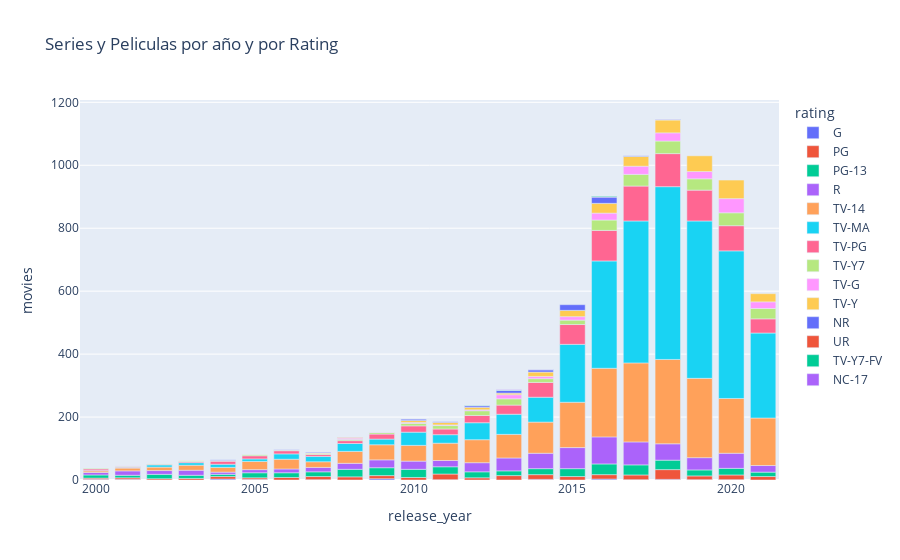

Notebook cell for this chart:
### Code cell
fig = px.bar(df_release_rating, x='release_year', y='movies', color='rating', title='Series y Peliculas por año y por Rating')
fig.show()

### Figure 1 — Plotly figure (JSON) as saved in the notebook; plotly's stock layout.template omitted (floating-point values rounded to 4 significant figures)
{"data": [{"alignmentgroup": "True", "hovertemplate": "rating=G<br>release_year=%{x}<br>movies=%{y}<extra></extra>", "legendgroup": "G", "marker": {"color": "#636efa", "pattern": {"shape": ""}}, "name": "G", "offsetgroup": "G", "orientation": "v", "showlegend": true, "textposition": "auto", "type": "bar", "x": [2000, 2001, 2004, 2005, 2007, 2009, 2011, 2014, 2016, 2017, 2018, 2019, 2020], "xaxis": "x", "y": [2, 2, 3, 2, 1, 4, 1, 2, 3, 1, 2, 1, 1], "yaxis": "y"}, {"alignmentgroup": "True", "hovertemplate": "rating=PG<br>release_year=%{x}<br>movies=%{y}<extra></extra>", "legendgroup": "PG", "marker": {"color": "#EF553B", "pattern": {"shape": ""}}, "name": "PG", "offsetgroup": "PG", "orientation": "v", "showlegend": true, "textposition": "auto", "type": "bar", "x": [2000, 2001, 2002, 2003, 2004, 2005, 2006, 2007, 2008, 2009, 2010, 2011, 2012, 2013, 2014, 2015, 2016, 2017, 2018, 2019, 2020, 2021], "xaxis": "x", "y": [4, 5, 4, 5, 8, 5, 8, 10, 10, 10, 8, 18, 7, 14, 15, 11, 14, 15, 31, 12, 15, 11], "yaxis": "y"}, {"alignmentgroup": "True", "hovertemplate": "rating=PG-13<br>release_year=%{x}<br>movies=%{y}<extra></extra>", "legendgroup": "PG-13", "marker": {"color": "#00cc96", "pattern": {"shape": ""}}, "name": "PG-13", "offsetgroup": "PG-13", "orientation": "v", "showlegend": true, "textposition": "auto", "type": "bar", "x": [2000, 2001, 2002, 2003, 2004, 2005, 2006, 2007, 2008, 2009, 2010, 2011, 2012, 2013, 2014, 2015, 2016, 2017, 2018, 2019, 2020, 2021], "xaxis": "x", "y": [10, 8, 14, 10, 7, 16, 15, 15, 24, 25, 26, 23, 19, 15, 19, 25, 34, 32, 30, 19, 21, 14], "yaxis": "y"}, {"alignmentgroup": "True", "hovertemplate": "rating=R<br>release_year=%{x}<br>movies=%{y}<extra></extra>", "legendgroup": "R", "marker": {"color": "#ab63fa", "pattern": {"shape": ""}}, "name": "R", "offsetgroup": "R", "orientation": "v", "showlegend": true, "textposition": "auto", "type": "bar", "x": [2000, 2001, 2002, 2003, 2004, 2005, 2006, 2007, 2008, 2009, 2010, 2011, 2012, 2013, 2014, 2015, 2016, 2017, 2018, 2019, 2020, 2021], "xaxis": "x", "y": [8, 14, 12, 16, 7, 10, 12, 14, 19, 25, 26, 20, 29, 41, 49, 67, 86, 73, 52, 39, 48, 21], "yaxis": "y"}, {"alignmentgroup": "True", "hovertemplate": "rating=TV-14<br>release_year=%{x}<br>movies=%{y}<extra></extra>", "legendgroup": "TV-14", "marker": {"color": "#FFA15A", "pattern": {"shape": ""}}, "name": "TV-14", "offsetgroup": "TV-14", "orientation": "v", "showlegend": true, "textposition": "auto", "type": "bar", "x": [2000, 2001, 2002, 2003, 2004, 2005, 2006, 2007, 2008, 2009, 2010, 2011, 2012, 2013, 2014, 2015, 2016, 2017, 2018, 2019, 2020, 2021], "xaxis": "x", "y": [5, 9, 11, 16, 15, 26, 31, 18, 38, 48, 50, 55, 73, 75, 99, 144, 218, 251, 268, 252, 174, 151], "yaxis": "y"}, {"alignmentgroup": "True", "hovertemplate": "rating=TV-MA<br>release_year=%{x}<br>movies=%{y}<extra></extra>", "legendgroup": "TV-MA", "marker": {"color": "#19d3f3", "pattern": {"shape": ""}}, "name": "TV-MA", "offsetgroup": "TV-MA", "orientation": "v", "showlegend": true, "textposition": "auto", "type": "bar", "x": [2000, 2001, 2002, 2003, 2004, 2005, 2006, 2007, 2008, 2009, 2010, 2011, 2012, 2013, 2014, 2015, 2016, 2017, 2018, 2019, 2020, 2021], "xaxis": "x", "y": [1, 2, 7, 8, 10, 8, 17, 17, 25, 18, 42, 27, 54, 64, 79, 184, 341, 451, 549, 500, 469, 270], "yaxis": "y"}, {"alignmentgroup": "True", "hovertemplate": "rating=TV-PG<br>release_year=%{x}<br>movies=%{y}<extra></extra>", "legendgroup": "TV-PG", "marker": {"color": "#FF6692", "pattern": {"shape": ""}}, "name": "TV-PG", "offsetgroup": "TV-PG", "orientation": "v", "showlegend": true, "textposition": "auto", "type": "bar", "x": [2000, 2001, 2002, 2003, 2004, 2005, 2006, 2007, 2008, 2009, 2010, 2011, 2012, 2013, 2014, 2015, 2016, 2017, 2018, 2019, 2020, 2021], "xaxis": "x", "y": [5, 2, 2, 3, 10, 10, 10, 6, 9, 16, 20, 18, 23, 29, 47, 63, 97, 111, 105, 98, 80, 45], "yaxis": "y"}, {"alignmentgroup": "True", "hovertemplate": "rating=TV-Y7<br>release_year=%{x}<br>movies=%{y}<extra></extra>", "legendgroup": "TV-Y7", "marker": {"color": "#B6E880", "pattern": {"shape": ""}}, "name": "TV-Y7", "offsetgroup": "TV-Y7", "orientation": "v", "showlegend": true, "textposition": "auto", "type": "bar", "x": [2000, 2001, 2002, 2003, 2004, 2005, 2006, 2007, 2008, 2009, 2010, 2011, 2012, 2013, 2014, 2015, 2016, 2017, 2018, 2019, 2020, 2021], "xaxis": "x", "y": [2, 2, 1, 2, 1, 3, 2, 3, 4, 5, 8, 11, 15, 20, 12, 14, 33, 37, 40, 36, 41, 33], "yaxis": "y"}, {"alignmentgroup": "True", "hovertemplate": "rating=TV-G<br>release_year=%{x}<br>movies=%{y}<extra></extra>", "legendgroup": "TV-G", "marker": {"color": "#FF97FF", "pattern": {"shape": ""}}, "name": "TV-G", "offsetgroup": "TV-G", "orientation": "v", "showlegend": true, "textposition": "auto", "type": "bar", "x": [2001, 2008, 2009, 2010, 2011, 2012, 2013, 2014, 2015, 2016, 2017, 2018, 2019, 2020, 2021], "xaxis": "x", "y": [1, 4, 1, 3, 2, 3, 13, 7, 11, 22, 26, 26, 23, 45, 21], "yaxis": "y"}, {"alignmentgroup": "True", "hovertemplate": "rating=TV-Y<br>release_year=%{x}<br>movies=%{y}<extra></extra>", "legendgroup": "TV-Y", "marker": {"color": "#FECB52", "pattern": {"shape": ""}}, "name": "TV-Y", "offsetgroup": "TV-Y", "orientation": "v", "showlegend": true, "textposition": "auto", "type": "bar", "x": [2003, 2004, 2007, 2008, 2010, 2011, 2012, 2013, 2014, 2015, 2016, 2017, 2018, 2019, 2020, 2021], "xaxis": "x", "y": [1, 1, 2, 2, 6, 8, 8, 5, 14, 20, 31, 31, 41, 50, 59, 26], "yaxis": "y"}, {"alignmentgroup": "True", "hovertemplate": "rating=NR<br>release_year=%{x}<br>movies=%{y}<extra></extra>", "legendgroup": "NR", "marker": {"color": "#636efa", "pattern": {"shape": ""}}, "name": "NR", "offsetgroup": "NR", "orientation": "v", "showlegend": true, "textposition": "auto", "type": "bar", "x": [2004, 2006, 2007, 2010, 2011, 2012, 2013, 2014, 2015, 2016, 2017, 2018], "xaxis": "x", "y": [2, 1, 2, 4, 2, 5, 9, 7, 18, 20, 2, 1], "yaxis": "y"}, {"alignmentgroup": "True", "hovertemplate": "rating=UR<br>release_year=%{x}<br>movies=%{y}<extra></extra>", "legendgroup": "UR", "marker": {"color": "#EF553B", "pattern": {"shape": ""}}, "name": "UR", "offsetgroup": "UR", "orientation": "v", "showlegend": true, "textposition": "auto", "type": "bar", "x": [2008, 2016], "xaxis": "x", "y": [1, 1], "yaxis": "y"}, {"alignmentgroup": "True", "hovertemplate": "rating=TV-Y7-FV<br>release_year=%{x}<br>movies=%{y}<extra></extra>", "legendgroup": "TV-Y7-FV", "marker": {"color": "#00cc96", "pattern": {"shape": ""}}, "name": "TV-Y7-FV", "offsetgroup": "TV-Y7-FV", "orientation": "v", "showlegend": true, "textposition": "auto", "type": "bar", "x": [2012, 2013, 2014, 2016, 2018], "xaxis": "x", "y": [1, 1, 1, 2, 1], "yaxis": "y"}, {"alignmentgroup": "True", "hovertemplate": "rating=NC-17<br>release_year=%{x}<br>movies=%{y}<extra></extra>", "legendgroup": "NC-17", "marker": {"color": "#ab63fa", "pattern": {"shape": ""}}, "name": "NC-17", "offsetgroup": "NC-17", "orientation": "v", "showlegend": true, "textposition": "auto", "type": "bar", "x": [2013, 2014, 2018], "xaxis": "x", "y": [1, 1, 1], "yaxis": "y"}], "layout": {"barmode": "relative", "legend": {"title": {"text": "rating"}, "tracegroupgap": 0}, "title": {"text": "Series y Peliculas por año y por Rating"}, "xaxis": {"anchor": "y", "domain": [0, 1], "title": {"text": "release_year"}}, "yaxis": {"anchor": "x", "domain": [0, 1], "title": {"text": "movies"}}}}
